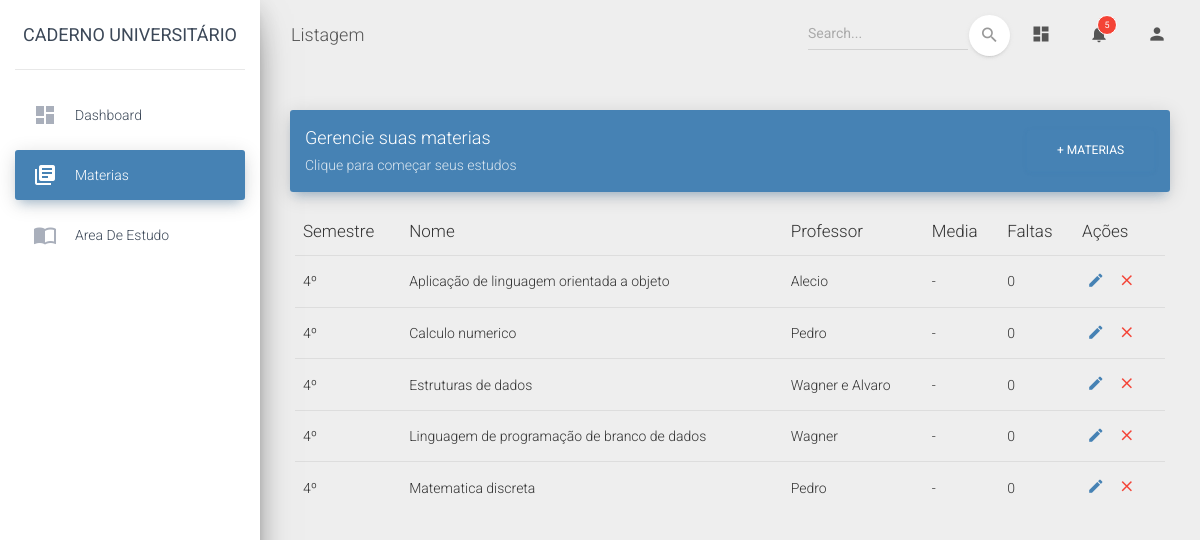
/index.php/materias, run on the app's committed database.
### tables this page shows
CREATE TABLE `materias` (
  `id` int(11) NOT NULL,
  `nome` varchar(255) DEFAULT NULL,
  `semestre` int(2) DEFAULT NULL,
  `prof` varchar(255) DEFAULT NULL,
  `data_inclusao` int(12) DEFAULT NULL,
  `data_alteracao` int(12) DEFAULT NULL
);

### application/controllers/materias.php (called while the page is built, shortened)
<?php
class Materias extends MY_Controller {
	function __construct(){
		$this->load->model('materias_model');
		$this->load->library('form_validation');
		$this->load->helper(['url', 'form']);
	}
	public function index(){
		$data = [
			'title'=>[
				'menu' => 'Materias',
				'page' => 'Listagem'
			],
			'materias' => $this->materias_model->get(),
		];
		$this->load->view('materias/materias', $data);
	}
}

### index.php (called while the page is built, shortened)
<?php
require_once BASEPATH.'core/CodeIgniter.php';

### application/models/materias_model.php (called while the page is built, shortened)
<?php
class materias_model extends CI_Model {
	public function get(){
		$query = $this->db->get('materias');
		return $query->result();
	}
}

### application/views/materias/materias.php (the view, shortened to what this page needs)
<div class="content">
    <div class="col-md-12">
	    <div class="card card-plain">
	        <div class="card-header card-header-primary">
	            <a href="materias/adicionar" type="submit" class="btn btn-primary pull-right">+ Materias</a>
	            <h4 class="card-title mt-0"> Gerencie suas materias</h4>
	            <p class="card-category"> Clique para começar seus estudos</p>
	        </div>
	        <div class="card-body">
	        	<div class="table-responsive">
	    	        <table class="table table-hover">
	              		<thead class="">
	                		<th class="td-center">
	                  			Semestre
	                		</th>
	                		<th class="td-center">
	                  			Nome
	                		</th>
	                		<th class="td-center">
	                  			Professor
	                		</th>
	                		<th class="td-center">
	                  			Media
	                		</th>
	                		<th class="td-center">
	                  			Faltas
	                		</th>
	                		<th class="td-center">
	                  			Ações
	                		</th>
	              		</thead>
	              		<tbody>
	              			<?php foreach ($materias as $materia) { ?>
	                    	<tr onclick="location.href = '<?php echo base_url('GerenciarMaterias/dashboard/').$materia->id ?>'" style="cursor: pointer;">
	                          	<td class="td-center">
	                            	<?php echo $materia->semestre?>º
	                          	</td>
	                          	<td class="td-center">
	                            	<?php echo $materia->nome ?>
	                          	</td>
	                          	<td class="td-center">
	                           		<?php echo $materia->prof ?>
	                         	</td>
	                         	<td class="td-center">
	                           		-
	                         	</td>
	                         	<td class="td-center">
	                           		0
	                         	</td>
	                          	<td class="td-actions td-center">
                              		<a href="materias/editar/<?php echo $materia->id ?>"><button type="button" rel="tooltip" title="Editar" class="btn btn-primary btn-link btn-sm">
                                		<i class="material-icons">edit</i>
                              		</button></a>
                              		<a href="materias/excluir/<?php echo $materia->id ?>"><button type="button" rel="tooltip" title="Remover" class="btn btn-danger btn-link btn-sm">
                                		<i class="material-icons">close</i>
                              		</button></a>
                            	</td>
	                    	</tr>
	                        <?php } ?>
	              		</tbody>
	                </table>
	            </div>
	        </div>
        </div>
    </div>
</div>

### data on the page
materias: semestre "4", nome "Aplicação de linguagem orientada a objeto", prof "Alecio"
materias: semestre "4", nome "Calculo numerico", prof "Pedro"
materias: semestre "4", nome "Estruturas de dados", prof "Wagner e Alvaro"
materias: semestre "4", nome "Linguagem de programação de branco de dados", prof "Wagner"
materias: semestre "4", nome "Matematica discreta", prof "Pedro"

### other printed values
$title['page'] "Listagem"
